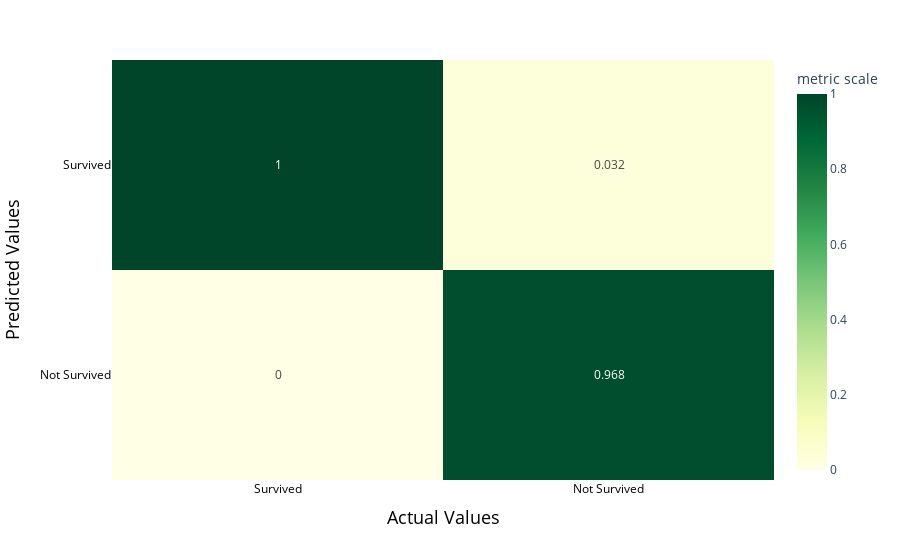

The notebook cell this image was saved under:
### Markdown cell above
# Confusion Matrix Plot

### Code cell
# Random Forest
y_pred = rf_best_estimator.predict(X_test) # Predict the target variable for the test data 
plotly_fig = cm_plot(rf_best_estimator, y_test, y_pred, classes=["Not Survived", "Survived"], save_fig_path="model/RandomForest_CM.html")
plotly_fig

### Figure 1 — Plotly figure (JSON) as saved in the notebook; plotly's stock layout.template omitted (floating-point values rounded to 4 significant figures)
{"data": [{"coloraxis": "coloraxis", "hovertemplate": "Actual Values: %{x}<br>Predicted Values: %{y}<br>metric scale: %{z}<extra></extra>", "name": "0", "texttemplate": "%{z}", "type": "heatmap", "x": [0, 1], "xaxis": "x", "y": ["Survived", "Not Survived"], "yaxis": "y", "z": [[1, 0.032], [0, 0.968]]}], "layout": {"autosize": false, "coloraxis": {"colorbar": {"title": {"text": "metric scale"}}, "colorscale": [[0, "rgb(255,255,229)"], [0.125, "rgb(247,252,185)"], [0.25, "rgb(217,240,163)"], [0.375, "rgb(173,221,142)"], [0.5, "rgb(120,198,121)"], [0.625, "rgb(65,171,93)"], [0.75, "rgb(35,132,67)"], [0.875, "rgb(0,104,55)"], [1, "rgb(0,69,41)"]]}, "margin": {"t": 60}, "title": {"font": {"color": "white"}, "text": "RandomForestClassifier Confusion Matrix"}, "xaxis": {"anchor": "y", "color": "black", "constrain": "domain", "domain": [0, 1], "dtick": 20, "scaleanchor": "y", "showticklabels": true, "tickmode": "array", "ticktext": ["Survived", "Not Survived"], "tickvals": [0, 1], "title": {"font": {"size": 18}, "text": "Actual Values"}}, "yaxis": {"anchor": "x", "autorange": "reversed", "color": "black", "constrain": "domain", "domain": [0, 1], "dtick": 20, "showticklabels": true, "tickmode": "array", "ticktext": ["Survived", "Not Survived"], "tickvals": [0, 1], "title": {"font": {"size": 18}, "text": "Predicted Values"}}}}
